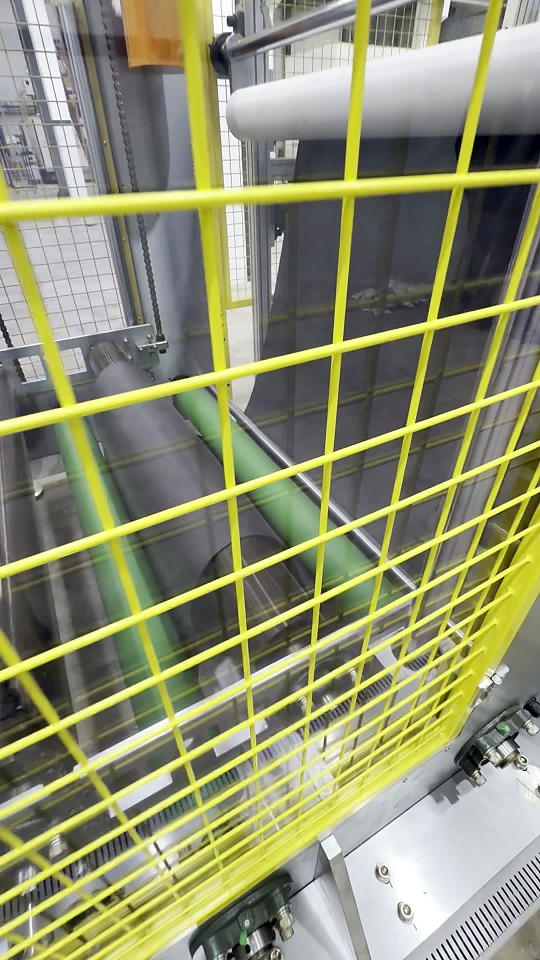
#> input picture scripts/hotmelt/_conservadas/20_1_2.jpg, 1080 x 1920 px, given in place of 20_1_2.jpg.jpg, which was not available (shown at 1/2 size)
$ python _gridfoto.py _conservadas/20_1_2.jpg
#> lines starting #> are read from the running program, lines starting #| are printed output that depends on the picture; pictures that were not available may be replaced by others from this repository, and a replacement may not be noted
# -*- coding: utf-8 -*-
"""Muestra fotos de hoja con grilla de porcentajes, para elegir donde van las flechas."""
from PIL import Image, ImageDraw
import os, sys
D = (r"C:\Users\FacundoS-PC\OneDrive - BARACK ARGENTINA SRL\Desktop"
     r"\Hojas de proceso maquina HOTMELT - desde los videos\_trabajo\fotos_hoja")
W = 620
ims = []
for n in sys.argv[1:]:
    im = Image.open(os.path.join(D, n + ".jpg")).convert("RGB")
#> im is the input picture: PIL image 1080x1920 RGB; mean R, G, B 142.7, 145.1, 111.9
    im = im.resize((W, int(im.height*W/im.width)), Image.LANCZOS)
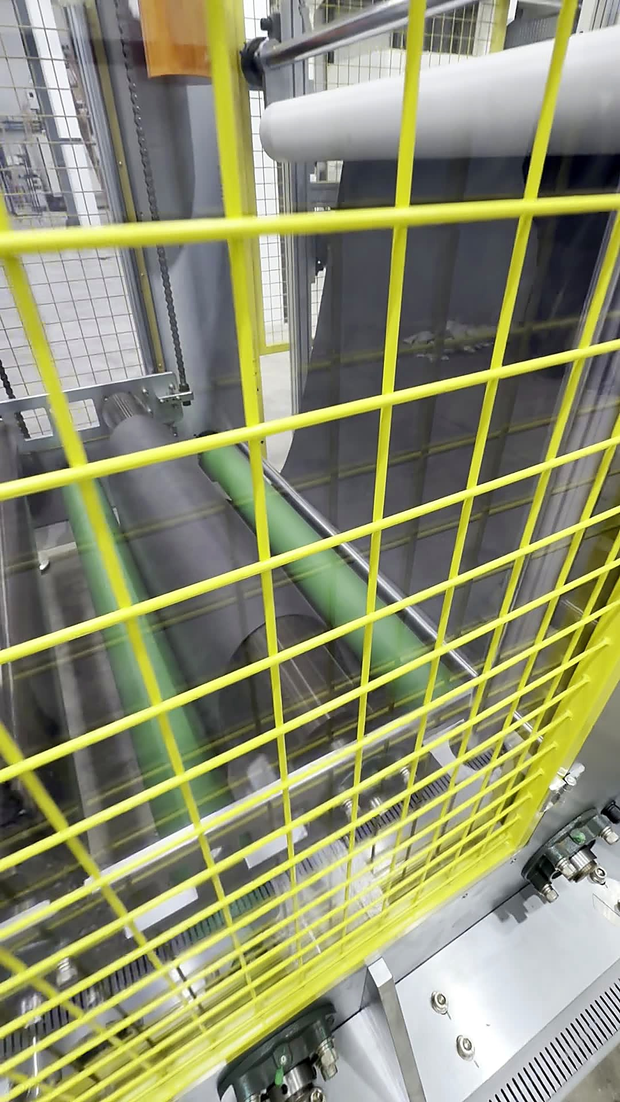
#> im: PIL image 620x1102 RGB; mean R, G, B 142.7, 145.1, 111.9
    d = ImageDraw.Draw(im)
    for p in range(5, 100, 5):
        x = int(p/100*im.width); y = int(p/100*im.height)
        col = (255, 0, 0) if p % 25 == 0 else (255, 240, 0)
        d.line([(x, 0), (x, im.height)], fill=col, width=1)
        d.line([(0, y), (im.width, y)], fill=col, width=1)
        if p % 10 == 0:
            d.text((x+2, 2), str(p), fill=(255, 0, 0))
            d.text((2, y+2), str(p), fill=(255, 0, 0))
    ims.append((n, im))
H = max(i.height for _, i in ims)
#> H = 1102
o = Image.new("RGB", (len(ims)*(W+10)+10, H+26), "white")
#> o: PIL image 640x1128 RGB; every value is 255
dd = ImageDraw.Draw(o)
for k, (n, im) in enumerate(ims):
    o.paste(im, (10+k*(W+10), 22)); dd.text((10+k*(W+10), 4), n, fill="black")
#> this loop made 1 pass
#> n on pass 1: '_conservadas/20_1_2.jpg'
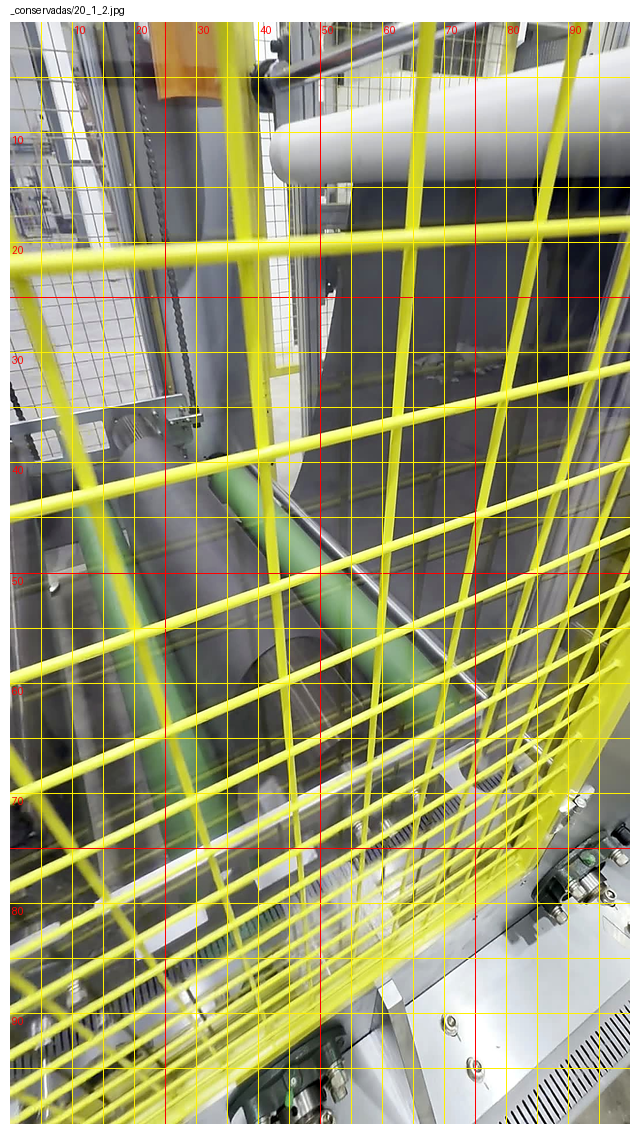
#> o: PIL image 640x1128 RGB; mean R, G, B 153.7, 153.3, 114.4
o.save("_gridfoto.jpg", quality=90)
print(o.size)
#| (640, 1128)

$ run again, on scripts/hotmelt/_conservadas/20_2_1.jpg
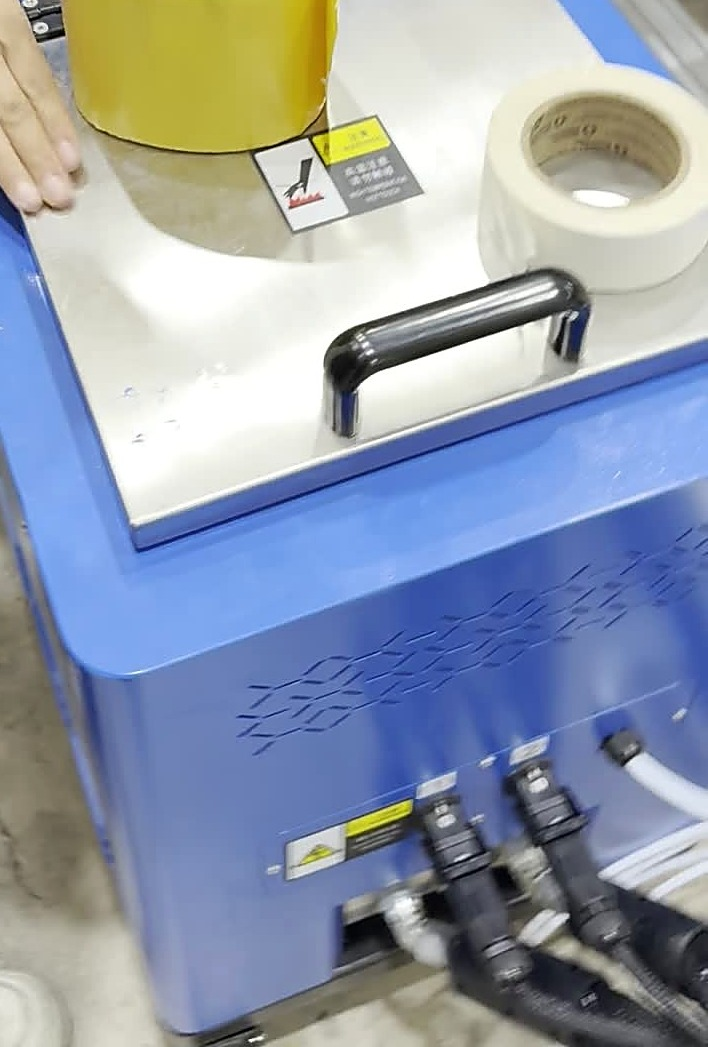
#> input picture scripts/hotmelt/_conservadas/20_2_1.jpg, 708 x 1047 px, given in place of 20_2_1.jpg.jpg, which was not available
#> im is the input picture: PIL image 708x1047 RGB; mean R, G, B 146.9, 156.7, 171.8
#> im: PIL image 620x916 RGB
#> H = 916
#> the loop `for k, (n, im) in enumerate(ims):` made 1 pass
#> n on pass 1: '_conservadas/20_2_1.jpg'
#> after the loop `for k, (n, im) in enumerate(ims):`:
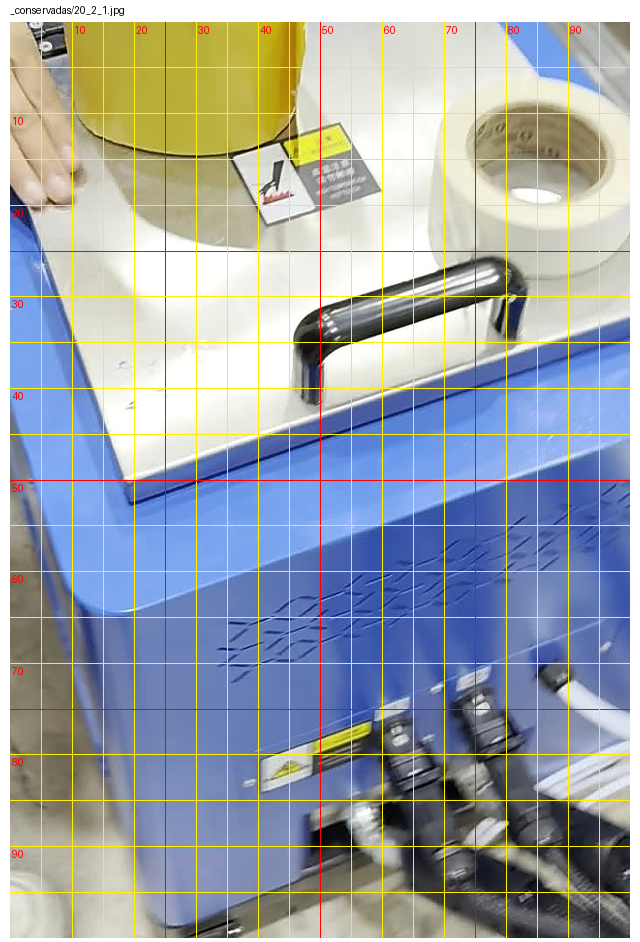
#> o: PIL image 640x942 RGB; mean R, G, B 158.3, 164.3, 168.2
#| (640, 942)

$ run again, on scripts/hotmelt/_conservadas/20_3_0.jpg
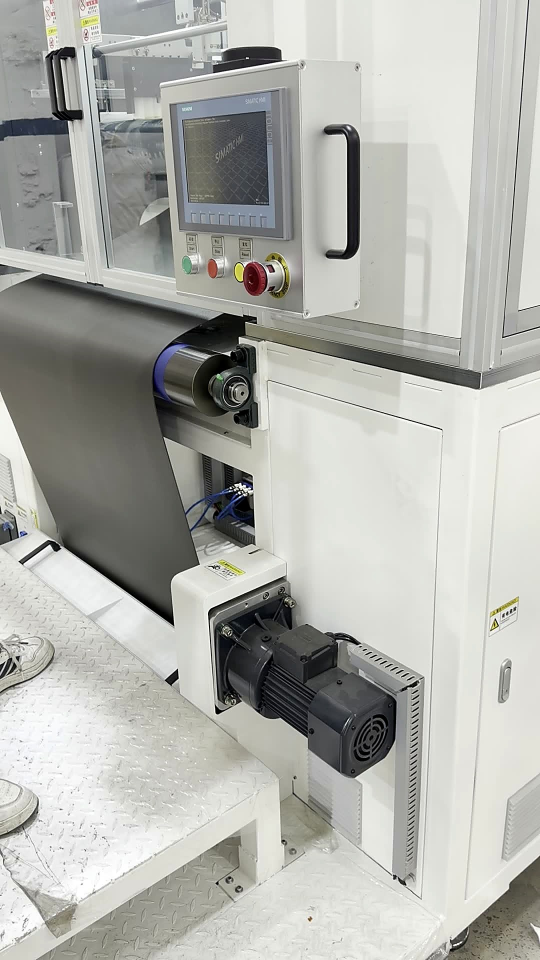
#> input picture scripts/hotmelt/_conservadas/20_3_0.jpg, 1080 x 1920 px, given in place of 20_3_0.jpg.jpg, which was not available (shown at 1/2 size)
#> im is the input picture: PIL image 1080x1920 RGB; mean R, G, B 175.7, 176.6, 171.4
#> `im = im.resize((W, int(im.height*W/im.width)), Image.LANCZOS)`:
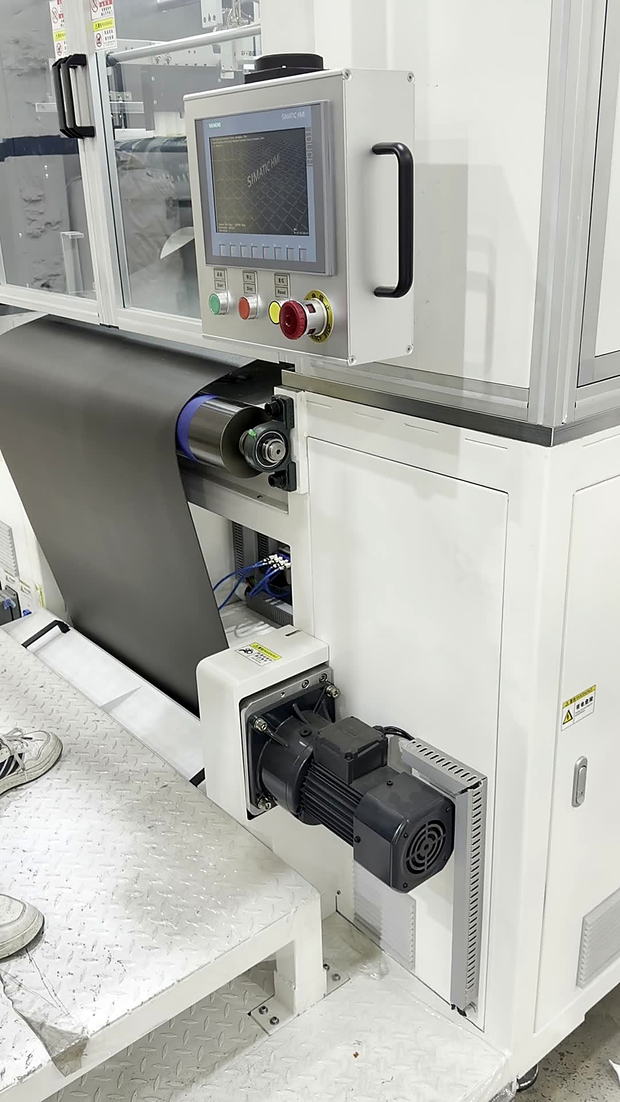
#> im: PIL image 620x1102 RGB; mean R, G, B 175.8, 176.6, 171.4
#> H = 1102
#> the loop `for k, (n, im) in enumerate(ims):` made 1 pass
#> n on pass 1: '_conservadas/20_3_0.jpg'
#> after the loop `for k, (n, im) in enumerate(ims):`:
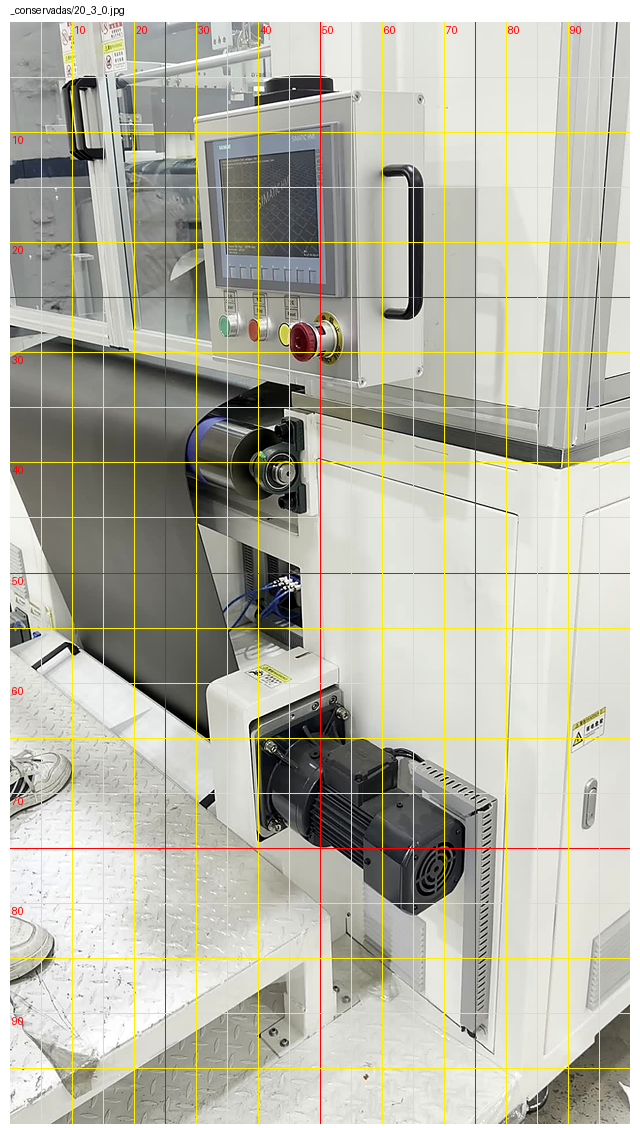
#> o: PIL image 640x1128 RGB; mean R, G, B 183.6, 181.8, 168
#| (640, 1128)
